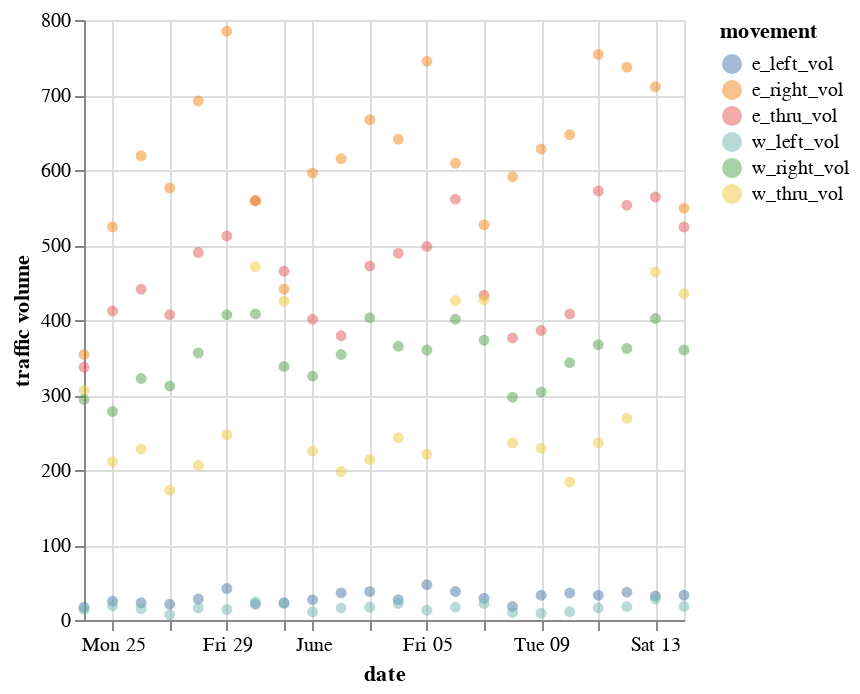

Notebook source saved alongside this figure:
### Code cell
base = alt.Chart(result2020i).mark_circle(opacity=0.5).transform_fold(
    fold=["e_thru_vol", "e_left_vol", "e_right_vol", "w_thru_vol", "w_left_vol", "w_right_vol"],
    as_=['movement', 'traffic volume']
).encode(
    alt.X('date:T'),
    alt.Y('traffic volume:Q'),
    alt.Color('movement:N'),
    alt.Tooltip(["date", "e_thru_vol", "e_left_vol", "e_right_vol", "w_thru_vol", "w_left_vol", "w_right_vol"])
)

# loe = base.transform_loess("date", "traffic volume", groupby=["movement"]).mark_line(size=4)
# loess is not working with altair for time series data

base

### Figure 1 — Vega-Lite specification as saved in the notebook (floating-point values rounded to 4 significant figures)
{"config": {"view": {"continuousWidth": 300, "continuousHeight": 300}}, "data": {"name": "data-5e1d9a4ae7e4015ce8b388597838805a"}, "mark": {"type": "circle", "opacity": 0.5}, "encoding": {"color": {"field": "movement", "type": "nominal"}, "tooltip": [{"field": "date", "type": "temporal"}, {"field": "e_thru_vol", "type": "quantitative"}, {"field": "e_left_vol", "type": "quantitative"}, {"field": "e_right_vol", "type": "quantitative"}, {"field": "w_thru_vol", "type": "quantitative"}, {"field": "w_left_vol", "type": "quantitative"}, {"field": "w_right_vol", "type": "quantitative"}], "x": {"field": "date", "type": "temporal"}, "y": {"field": "traffic volume", "type": "quantitative"}}, "transform": [{"fold": ["e_thru_vol", "e_left_vol", "e_right_vol", "w_thru_vol", "w_left_vol", "w_right_vol"], "as": ["movement", "traffic volume"]}], "$schema": "https://vega.github.io/schema/vega-lite/v5.8.0.json", "datasets": {"data-5e1d9a4ae7e4015ce8b388597838805a": [{"date": "2020-05-24T00:00:00", "e_thru_vol": 337, "e_left_vol": 17, "e_right_vol": 354, "w_thru_vol": 306, "w_left_vol": 14, "w_right_vol": 294}, {"date": "2020-05-25T00:00:00", "e_thru_vol": 412, "e_left_vol": 25, "e_right_vol": 524, "w_thru_vol": 211, "w_left_vol": 19, "w_right_vol": 278}, {"date": "2020-05-26T00:00:00", "e_thru_vol": 441, "e_left_vol": 23, "e_right_vol": 619, "w_thru_vol": 228, "w_left_vol": 15, "w_right_vol": 322}, {"date": "2020-05-27T00:00:00", "e_thru_vol": 407, "e_left_vol": 21, "e_right_vol": 576, "w_thru_vol": 173, "w_left_vol": 7, "w_right_vol": 312}, {"date": "2020-05-28T00:00:00", "e_thru_vol": 490, "e_left_vol": 28, "e_right_vol": 692, "w_thru_vol": 206, "w_left_vol": 16, "w_right_vol": 356}, {"date": "2020-05-29T00:00:00", "e_thru_vol": 512, "e_left_vol": 42, "e_right_vol": 785, "w_thru_vol": 247, "w_left_vol": 14, "w_right_vol": 407}, {"date": "2020-05-30T00:00:00", "e_thru_vol": 559, "e_left_vol": 21, "e_right_vol": 559, "w_thru_vol": 471, "w_left_vol": 24, "w_right_vol": 408}, {"date": "2020-05-31T00:00:00", "e_thru_vol": 465, "e_left_vol": 23, "e_right_vol": 441, "w_thru_vol": 425, "w_left_vol": 22, "w_right_vol": 338}, {"date": "2020-06-01T00:00:00", "e_thru_vol": 401, "e_left_vol": 27, "e_right_vol": 596, "w_thru_vol": 225, "w_left_vol": 11, "w_right_vol": 325}, {"date": "2020-06-02T00:00:00", "e_thru_vol": 379, "e_left_vol": 36, "e_right_vol": 615, "w_thru_vol": 198, "w_left_vol": 16, "w_right_vol": 354}, {"date": "2020-06-03T00:00:00", "e_thru_vol": 472, "e_left_vol": 38, "e_right_vol": 667, "w_thru_vol": 214, "w_left_vol": 17, "w_right_vol": 403}, {"date": "2020-06-04T00:00:00", "e_thru_vol": 489, "e_left_vol": 27, "e_right_vol": 641, "w_thru_vol": 243, "w_left_vol": 22, "w_right_vol": 365}, {"date": "2020-06-05T00:00:00", "e_thru_vol": 498, "e_left_vol": 47, "e_right_vol": 745, "w_thru_vol": 221, "w_left_vol": 13, "w_right_vol": 360}, {"date": "2020-06-06T00:00:00", "e_thru_vol": 561, "e_left_vol": 38, "e_right_vol": 609, "w_thru_vol": 426, "w_left_vol": 17, "w_right_vol": 401}, {"date": "2020-06-07T00:00:00", "e_thru_vol": 433, "e_left_vol": 29, "e_right_vol": 527, "w_thru_vol": 427, "w_left_vol": 22, "w_right_vol": 373}, {"date": "2020-06-08T00:00:00", "e_thru_vol": 376, "e_left_vol": 18, "e_right_vol": 591, "w_thru_vol": 236, "w_left_vol": 10, "w_right_vol": 297}, {"date": "2020-06-09T00:00:00", "e_thru_vol": 386, "e_left_vol": 33, "e_right_vol": 628, "w_thru_vol": 229, "w_left_vol": 9, "w_right_vol": 304}, {"date": "2020-06-10T00:00:00", "e_thru_vol": 408, "e_left_vol": 36, "e_right_vol": 647, "w_thru_vol": 184, "w_left_vol": 11, "w_right_vol": 343}, {"date": "2020-06-11T00:00:00", "e_thru_vol": 572, "e_left_vol": 33, "e_right_vol": 754, "w_thru_vol": 236, "w_left_vol": 16, "w_right_vol": 367}, {"date": "2020-06-12T00:00:00", "e_thru_vol": 553, "e_left_vol": 37, "e_right_vol": 737, "w_thru_vol": 269, "w_left_vol": 18, "w_right_vol": 362}, {"date": "2020-06-13T00:00:00", "e_thru_vol": 564, "e_left_vol": 32, "e_right_vol": 711, "w_thru_vol": 464, "w_left_vol": 28, "w_right_vol": 402}, {"date": "2020-06-14T00:00:00", "e_thru_vol": 524, "e_left_vol": 33, "e_right_vol": 549, "w_thru_vol": 435, "w_left_vol": 18, "w_right_vol": 360}]}}
